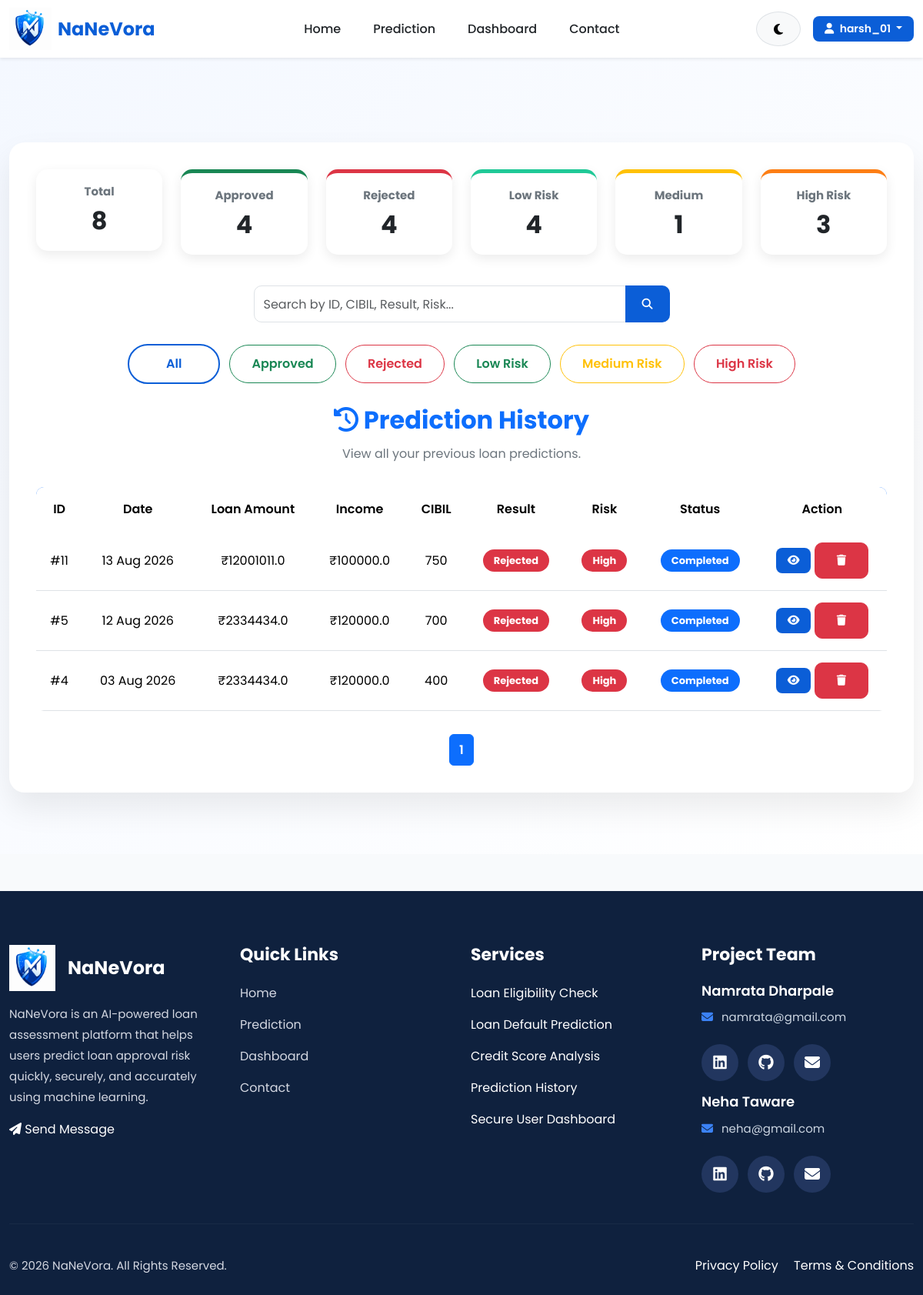
The app's page /history/?filter=high (signed in) with its own data.
### website/models.py (models this page shows, shortened)
class Prediction(models.Model):
    EDUCATION = [
        ('Graduate', 'Graduate'),
        ('Not Graduate', 'Not Graduate'),
    ]
    YES_NO = [
        ('Yes', 'Yes'),
        ('No', 'No'),
    ]
    RESULT = [
        ('Approved', 'Approved'),
        ('Rejected', 'Rejected'),
    ]
    user = models.ForeignKey(
        User,
        on_delete=models.CASCADE,
        related_name='predictions'
    )
    no_of_dependents = models.IntegerField()
    education = models.CharField(
        max_length=20,
        choices=EDUCATION
    )
    self_employed = models.CharField(
        max_length=10,
        choices=YES_NO
    )
    income_annum = models.FloatField()
    loan_amount = models.FloatField()
    loan_term = models.IntegerField()
    cibil_score = models.IntegerField()
    residential_assets_value = models.FloatField()
    commercial_assets_value = models.FloatField()
    luxury_assets_value = models.FloatField()
    bank_asset_value = models.FloatField()
    loan_income_ratio = models.FloatField(
        default=0
    )
    asset_loan_ratio = models.FloatField(
        default=0
    )
    prediction_result = models.CharField(
        max_length=20,
        choices=RESULT,
        blank=True
    )
    prediction_probability = models.FloatField(
        default=0
    )
    created_at = models.DateTimeField(
        auto_now_add=True
    )
    prediction_probability = models.FloatField(
        default=0
    )
    status = models.CharField(
    max_length=20,
    default="Completed"
    )
    risk_level = models.CharField(
    max_length=20,
    default="Low"
    )

### website/views.py (the view, shortened to what this page needs)
# urls.py: path('history/', views.history, name='history'),
@login_required
def history(request):
    query = request.GET.get("search", "")
    filter_by = request.GET.get("filter", "all")
    predictions = Prediction.objects.filter(
        user=request.user
    )
    if filter_by == "approved":
        predictions = predictions.filter(
            prediction_result="Approved"
        )
    elif filter_by == "rejected":
        predictions = predictions.filter(
            prediction_result="Rejected"
        )
    elif filter_by == "low":
        predictions = predictions.filter(
            risk_level="Low"
        )
    elif filter_by == "medium":
        predictions = predictions.filter(
            risk_level="Medium"
        )
    elif filter_by == "high":
        predictions = predictions.filter(
            risk_level="High"
        )
    predictions = predictions.order_by("-created_at")
    paginator = Paginator(predictions, 10)
    page_number = request.GET.get("page")
    predictions = paginator.get_page(page_number)
    return render(
    request,
    "history.html",
    {
        "predictions": predictions,
        "query": query,
        "filter": filter_by,
        "total_predictions": Prediction.objects.filter(
            user=request.user
        ).count(),
        "approved_count": Prediction.objects.filter(
            user=request.user,
            prediction_result="Approved"
        ).count(),
        "rejected_count": Prediction.objects.filter(
            user=request.user,
            prediction_result="Rejected"
        ).count(),
        "low_count": Prediction.objects.filter(
            user=request.user,
            risk_level="Low"
        ).count(),
        "medium_count": Prediction.objects.filter(
            user=request.user,
            risk_level="Medium"
        ).count(),
        "high_count": Prediction.objects.filter(
            user=request.user,
            risk_level="High"
        ).count(),
    }
)

### templates/history.html (shortened to what this page needs)
{% extends 'base.html' %}
{% load static %}
{% block extra_css %}
<link rel="stylesheet" href="{% static 'css/history.css' %}">
{% endblock %}
{% block content %}
<section class="history-section">
    <div class="container">
        <div class="history-card">
            <div class="row mb-4">
    <div class="col-md-2 mb-3">
        <div class="card stats-card text-center">
            <h6>Total</h6>
            <h2>{{ total_predictions }}</h2>
        </div>
    </div>
    <div class="col-md-2 mb-3">
        <div class="card stats-card success text-center">
            <h6>Approved</h6>
            <h2>{{ approved_count }}</h2>
        </div>
    </div>
    <div class="col-md-2 mb-3">
        <div class="card stats-card danger text-center">
            <h6>Rejected</h6>
            <h2>{{ rejected_count }}</h2>
        </div>
    </div>
    <div class="col-md-2 mb-3">
        <div class="card stats-card low text-center">
            <h6>Low Risk</h6>
            <h2>{{ low_count }}</h2>
        </div>
    </div>
    <div class="col-md-2 mb-3">
        <div class="card stats-card medium text-center">
            <h6>Medium</h6>
            <h2>{{ medium_count }}</h2>
        </div>
    </div>
    <div class="col-md-2 mb-3">
        <div class="card stats-card high text-center">
            <h6>High Risk</h6>
            <h2>{{ high_count }}</h2>
        </div>
    </div>
</div>
            <div class="history-header">
                <div class="row mb-4">
                    <div class="col-md-6 mx-auto">
                        <form method="GET">
                            <div class="input-group">
                                <input
                                    type="text"
                                    name="search"
                                    class="form-control"
                                    placeholder="Search by ID, CIBIL, Result, Risk..."
                                    value="{{ query }}">
                                <button
                                    class="btn btn-primary"
                                    type="submit">
                                    <i class="fa-solid fa-magnifying-glass"></i>
                                </button>
                            </div>
                        </form>
                    </div>
                </div>
            <div class="text-center mb-4">
                <a href="?filter=all"class="btn btn-outline-primary m-1">
                 All
                </a>
                <a href="?filter=approved"
                    class="btn btn-outline-success m-1">
                Approved
                 </a>
                <a href="?filter=rejected"
                    class="btn btn-outline-danger m-1">
                Rejected
                </a>
                <a href="?filter=low"
                class="btn btn-outline-success m-1">
                Low Risk
                </a>
                <a href="?filter=medium"
                class="btn btn-outline-warning m-1">
                Medium Risk
                </a>
                <a href="?filter=high"
                class="btn btn-outline-danger m-1">
                High Risk
                </a>
                </div>
                <h2>
                    <i class="fa-solid fa-clock-rotate-left"></i>
                    Prediction History
                </h2>
                <p>
                    View all your previous loan predictions.
                </p>
            </div>
            {% if predictions %}
            <div class="table-responsive">
                <table class="table table-hover align-middle">
                    <thead>
                        <tr>
                            <th>ID</th>
                            <th>Date</th>
                            <th>Loan Amount</th>
                            <th>Income</th>
                            <th>CIBIL</th>
                            <th>Result</th>
                            <th>Risk</th>
                            <th>Status</th>
                            <th>Action</th>
                        </tr>
                    </thead>
                    <tbody>
                        {% for prediction in predictions %}
                        <tr>
                            <td>
                                #{{ prediction.id }}
                            </td>
                            <td>
                                {{ prediction.created_at|date:"d M Y" }}
                            </td>
                            <td>
                                ₹{{ prediction.loan_amount }}
                            </td>
                            <td>
                                ₹{{ prediction.income_annum }}
                            </td>
                            <td>
                                {{ prediction.cibil_score }}
                            </td>
                            <td>
                                {% if prediction.prediction_result == "Approved" %}
                                <span class="badge bg-success">
                                    Approved
                                </span>
                                {% else %}
                                <span class="badge bg-danger">
                                    Rejected
                                </span>
                                {% endif %}
                            </td>
                            <td>
                                {% if prediction.risk_level == "Low" %}
                                <span class="badge bg-success">
                                    Low
                                </span>
                                {% elif prediction.risk_level == "Medium" %}
                                <span class="badge bg-warning text-dark">
                                    Medium
                                </span>
                                {% else %}
                                <span class="badge bg-danger">
                                    High
                                </span>
                                {% endif %}
                            </td>
                            <td>
                                <span class="badge bg-primary">
                                    {{ prediction.status }}
                                </span>
                            </td>
<td>
    <a href="{% url 'result' prediction.id %}"
       class="btn btn-sm btn-primary">
        <i class="fa-solid fa-eye"></i>
    </a>
    <a href="{% url 'delete_prediction' prediction.id %}"
       class="btn btn-sm btn-danger"
       onclick="return confirm('Are you sure you want to delete this prediction?');">
        <i class="fa-solid fa-trash"></i>
    </a>
</td>
                        </tr>
                        {% endfor %}
                    </tbody>
                </table>
            </div>
            <nav class="mt-4">
    <ul class="pagination justify-content-center">
        {% for page in predictions.paginator.page_range %}
        <li class="page-item {% if predictions.number == page %}active{% endif %}">
            <a class="page-link"
               href="?page={{ page }}&search={{ query }}&filter={{ filter }}">
                {{ page }}
            </a>
        </li>
        {% endfor %}
    </ul>
</nav>
            {% endif %}
        </div>
    </div>
</section>
{% endblock %}

### templates/navbar.html (shortened to what this page needs)
{% load static %}
<nav class="navbar navbar-expand-lg custom-navbar shadow-sm sticky-top">
    <div class="container">
<a class="navbar-brand d-flex align-items-center"
   href="{% url 'home' %}">
    <img src="{% static 'images/logo.png' %}"
         alt="NaNeVora Logo"
         class="logo-img">
    <div class="ms-2">
        <h4 class="brand-text mb-0">
            NaNeVora
        </h4>
        </div>
        </a>
        <div class="collapse navbar-collapse"
             id="mainNavbar">
            <ul class="navbar-nav mx-auto">
                <li class="nav-item">
                    <a class="nav-link" href="{% url 'home' %}">
                        Home
                    </a>
                </li>
                <li class="nav-item">
                    <a class="nav-link" href="{% url 'prediction' %}">
                        Prediction
                    </a>
                </li>
                <li class="nav-item">
                    <a class="nav-link" href="{% url 'dashboard' %}">
                        Dashboard
                    </a>
                </li>
                <li class="nav-item">
                    <a class="nav-link" href="{% url 'contact' %}">
                        Contact
                    </a>
                </li>
            </ul>
            <div class="d-flex align-items-center">
                <button
                    type="button"
                    class="btn btn-light theme-btn me-3"
                    id="themeToggle"
                    aria-label="Toggle Dark Mode">
                    <i class="fa-solid fa-moon"></i>
                </button>
                {% if user.is_authenticated %}
                <div class="dropdown">
                    <button class="btn btn-primary dropdown-toggle"
                            data-bs-toggle="dropdown">
                        <i class="fa-solid fa-user me-1"></i>
                        {{ user.username }}
                    </button>
                </div>
                {% endif %}
            </div>
        </div>
    </div>
</nav>

### records on screen
Prediction: id "11", created_at "13 Aug 2026", loan_amount "12001011.0", income_annum "100000.0", cibil_score "750", prediction_result "Rejected", risk_level "High", status "Completed"
Prediction: id "5", created_at "12 Aug 2026", loan_amount "2334434.0", income_annum "120000.0", cibil_score "700", prediction_result "Rejected", risk_level "High", status "Completed"
Prediction: id "4", created_at "03 Aug 2026", loan_amount "2334434.0", income_annum "120000.0", cibil_score "400", prediction_result "Rejected", risk_level "High", status "Completed"

### other values on screen
{{ user.username }} "harsh_01"
{{ total_predictions }} "8"
{{ approved_count }} "4"
{{ rejected_count }} "4"
{{ low_count }} "4"
{{ medium_count }} "1"
{{ high_count }} "3"
{{ page }} "1"
